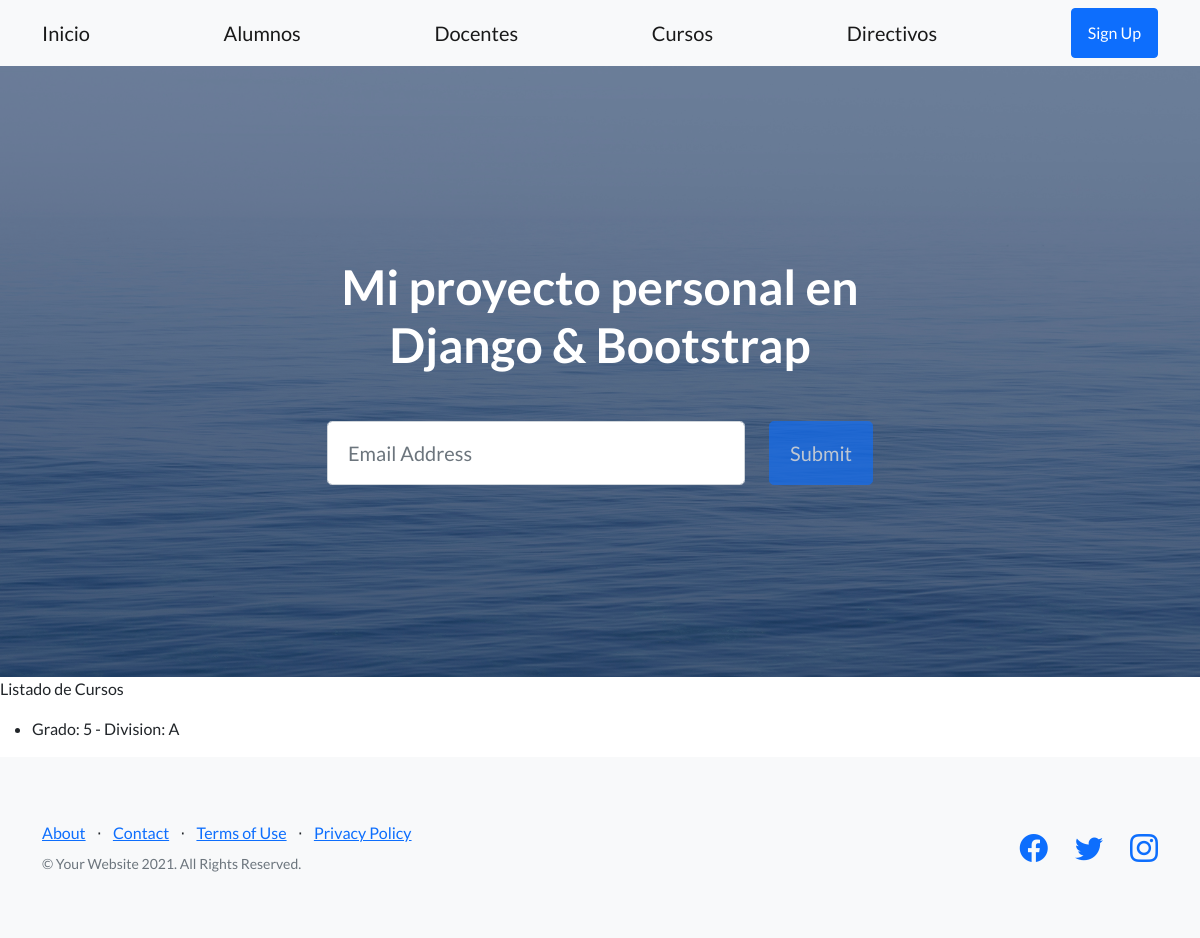
Before: /AppCoder/cursos with the older database file.
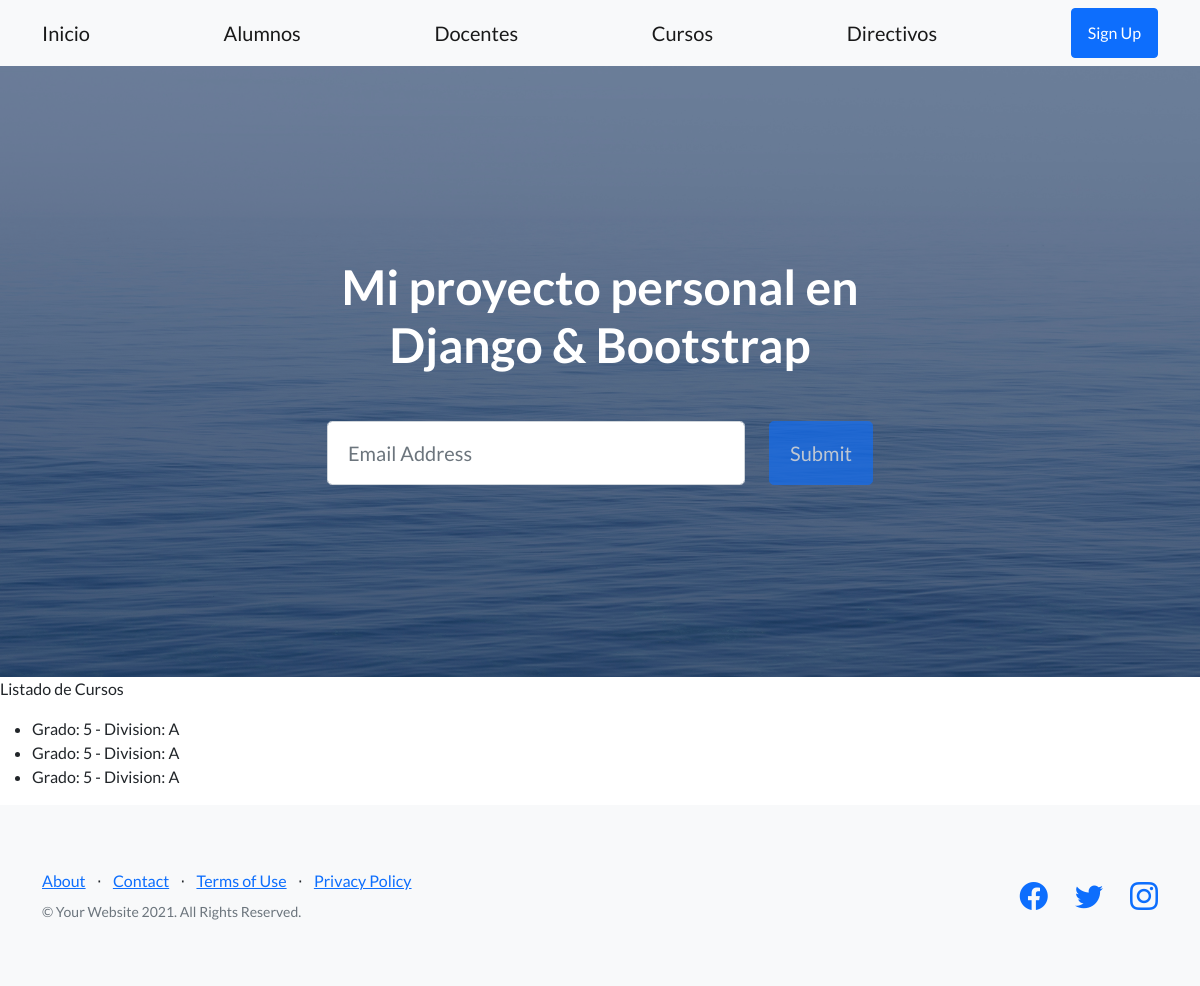
After: the same page with the newer database file.
### AppCoder/models.py (models this page shows)
class Curso(models.Model):
    grado = models.IntegerField()
    division = models.CharField("division", max_length=1)

### AppCoder/views.py (the view)
# urls.py: path("cursos", cursos, name="cursos"),
def cursos(request):
    listaDeCursos = Curso.objects.all()
    return render(request, "Cursos.html", {"lista": listaDeCursos})

### Proyecto/Templates/Cursos.html
{% extends 'Padre.html' %}
{% load static %}
{% block contenidoQueCambia %}
<p>Listado de Cursos</p>
<ul>
    {% for curso in lista %}
        <li>
        Grado: {{curso.grado}} - Division: {{curso.division}}
        </li>
    {% endfor %}
</ul>
{% endblock contenidoQueCambia %}

Changed rows visible on the page:
added Curso: grado "5", division "A"
added Curso: grado "5", division "A"
